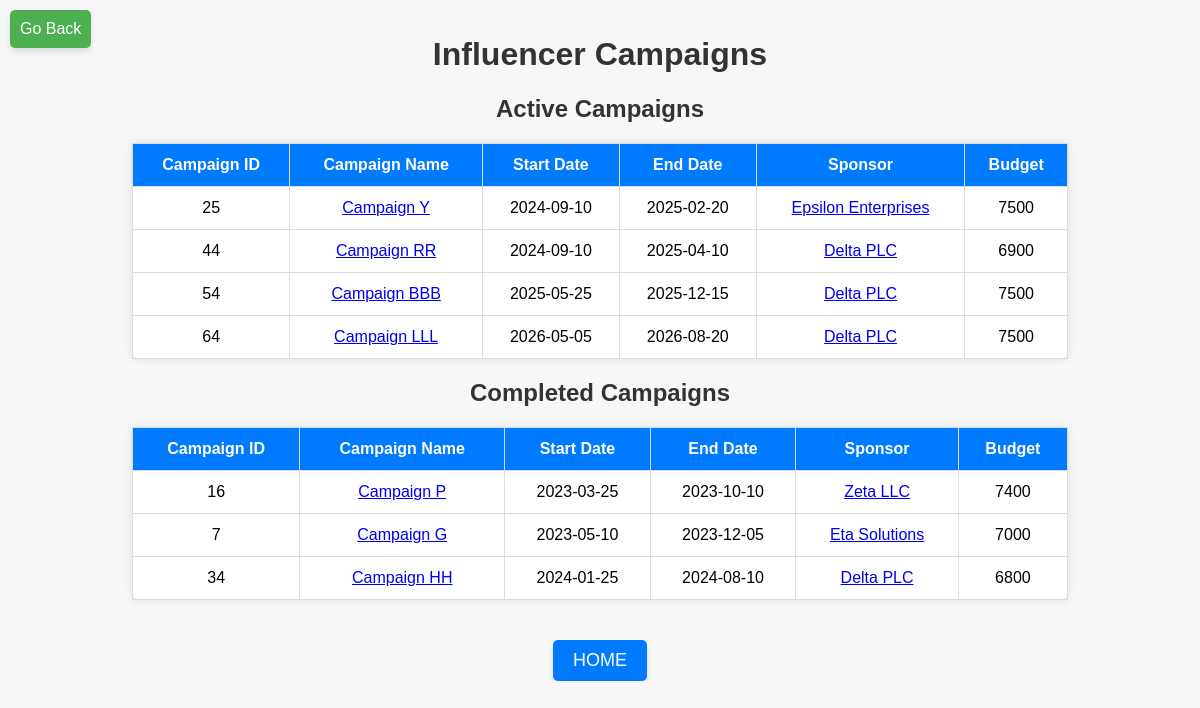
Page /admin/influencer/influencer_campaigns/1/7 (signed in) on the committed database.
### application/models.py (models this page shows)
class Influencer(db.Model):
    InfluencerID = db.Column(db.Integer, primary_key=True, autoincrement=True)
    Name = db.Column(db.String(255), nullable=False)
    Password = db.Column(db.String(255), nullable=False)
    JoiningDate = db.Column(db.Date)
    Email = db.Column(db.String(255), nullable=False)
    PhoneNo = db.Column(db.String(255), nullable=False)
    Followers = db.Column(db.Integer)
    Bio = db.Column(db.String(255))
    Flagged = db.Column(db.Integer,nullable=False,default=0)
    ProfilePicLink=db.Column(db.String(255))
    campaigns = db.relationship('Campaign', back_populates='influencer', cascade='all, delete-orphan')
    ad_negotiations = db.relationship('AdNegotiation', back_populates='influencer', cascade='all, delete-orphan')

class Campaign(db.Model):
    CampaignID = db.Column(db.Integer, primary_key=True, autoincrement=True)
    Name = db.Column(db.String(255), nullable=False)
    Description = db.Column(db.Text)
    StartDate = db.Column(db.Date)
    EndDate = db.Column(db.Date)
    SponsorID = db.Column(db.Integer, db.ForeignKey('sponsor.SponsorID'), nullable=False)
    InfluencerID = db.Column(db.Integer, db.ForeignKey('influencer.InfluencerID'))
    Budget = db.Column(db.Float)
    Goal = db.Column(db.Text)
    Outreach = db.Column(db.Integer)
    Visibility = db.Column(db.Enum('Public', 'Private'))
    Flagged = db.Column(db.Integer,nullable=False,default=0)
    sponsor = db.relationship('Sponsor', back_populates='campaigns')
    influencer = db.relationship('Influencer', back_populates='campaigns')
    ad_requests = db.relationship('AdRequest', back_populates='campaign', cascade='all, delete-orphan')

class Sponsor(db.Model):
    SponsorID = db.Column(db.Integer, primary_key=True, autoincrement=True)
    Name = db.Column(db.String(255), nullable=False)
    Password = db.Column(db.String(255), nullable=False)
    JoiningDate = db.Column(db.Date)
    Brand = db.Column(db.String(255))
    Industry = db.Column(db.String(255))
    Email = db.Column(db.String(255), nullable=False)
    PhoneNo = db.Column(db.String(255), nullable=False)
    BrandDescription = db.Column(db.String(255))
    Address = db.Column(db.String(255))
    Website = db.Column(db.String(255))
    Flagged = db.Column(db.Integer,nullable=False,default=0)
    ProfilePicLink=db.Column(db.String(255))
    campaigns = db.relationship('Campaign', back_populates='sponsor', cascade='all, delete-orphan')

### application/admin_controllers.py (the view)
@app.route('/admin/influencer/influencer_campaigns/<int:admin_ID>/<influencer_ID>',methods=["GET"])
@login_required(role='admin')
def admin_influencer_campaigns(admin_ID,influencer_ID):
    from datetime import datetime
    today=datetime.today()
    active=(db.session.query(Influencer,Sponsor,Campaign)
            .filter(Influencer.InfluencerID==influencer_ID)
            .join(Campaign,Campaign.InfluencerID==Influencer.InfluencerID)
            .join(Sponsor,Campaign.SponsorID==Sponsor.SponsorID)
            .filter(Campaign.EndDate>=today)
            .order_by(Campaign.EndDate)
            .all())
    completed=(db.session.query(Influencer,Sponsor,Campaign)
            .filter(Influencer.InfluencerID==influencer_ID)
            .join(Campaign,Campaign.InfluencerID==Influencer.InfluencerID)
            .join(Sponsor,Campaign.SponsorID==Sponsor.SponsorID)
            .filter(Campaign.EndDate<today)
            .order_by(Campaign.EndDate)
            .all())
    return render_template('Admin_influencer_campaigns.html',admin_ID=admin_ID,active=active,completed=completed,influencer_ID=influencer_ID)

### application/home_controllers.py (called while the page is built)
def login_required(role=None):
    def decorator(f):
        @wraps(f)
        def decorated_function(*args, **kwargs):
            if 'user_id' not in session:
                flash('You need to log in to access this page.')
                return redirect(url_for('login'))
            user_id = None
            if role == 'influencer':
                user_id = kwargs.get('influencer_ID')
            elif role == 'sponsor':
                user_id = kwargs.get('sponsor_ID')
            elif role == 'admin':
                user_id = kwargs.get('admin_ID')
            if role and (session.get('user_type') != role or session.get('user_id') != user_id):
                abort(403)
            return f(*args, **kwargs)
        return decorated_function
    return decorator

### Templates/Admin_influencer_campaigns.html (shortened to what this page needs)
<!DOCTYPE html>
<html>
<head>
</head>
<body>
    <a href="javascript:history.back()" class="go-back">Go Back</a>
    <div class="container">
        <h1>Influencer Campaigns</h1>
        <div>
            <h2>Active Campaigns</h2>
            <table id="active">
                <tr>
                    <th>Campaign ID</th>
                    <th>Campaign Name</th>
                    <th>Start Date</th>
                    <th>End Date</th>
                    <th>Sponsor</th>
                    <th>Budget</th>
                </tr>
                {% for inf,spon,camp in active %}
                <tr>
                    <td>{{ camp.CampaignID }}</td>
                    <td><a href="/admin/campaign/campaign_details/{{ admin_ID }}/{{ camp.CampaignID }}">{{ camp.Name }}</a></td>
                    <td>{{ camp.StartDate }}</td>
                    <td>{{ camp.EndDate }}</td>
                    <td><a href="/admin/sponsor/sponsor_details/{{ admin_ID }}/{{ spon.SponsorID }}">{{ spon.Name }}</a></td>
                    <td>{{ camp.Budget }}</td>
                </tr>
                {% endfor %}
            </table>
        </div>
        <div>
            <h2>Completed Campaigns</h2>
            <table id="completed">
                <tr>
                    <th>Campaign ID</th>
                    <th>Campaign Name</th>
                    <th>Start Date</th>
                    <th>End Date</th>
                    <th>Sponsor</th>
                    <th>Budget</th>
                </tr>
                {% for inf,spon,camp in completed %}
                <tr>
                    <td>{{ camp.CampaignID }}</td>
                    <td><a href="/admin/campaign/campaign_details/{{ admin_ID }}/{{ camp.CampaignID }}">{{ camp.Name }}</a></td>
                    <td>{{ camp.StartDate }}</td>
                    <td>{{ camp.EndDate }}</td>
                    <td><a href="/admin/sponsor/sponsor_details/{{ admin_ID }}/{{ spon.SponsorID }}">{{ spon.Name }}</a></td>
                    <td>{{ camp.Budget }}</td>
                </tr>
                {% endfor %}
            </table>
        </div>
        <a href="/admin/home/{{ admin_ID }}" class="home-link">HOME</a>
    </div>
</body>
</html>

### Templates/Admin_influencer_campaigns.html (style rules this page uses)
body { font-family: Arial, sans-serif; background-color: #f7f7f7; margin: 0; padding: 15px; overflow: hidden; display: flex; flex-direction: column; align-items: center; }
.container { max-height: 90vh; overflow-y: auto; text-align: center; margin: 0 auto; width: 100%; }
h1, h2 { color: #333; }
table { margin: 20px auto; border-collapse: collapse; border: 1px solid #ddd; background-color: #ffffff; border-radius: 8px; box-shadow: 0 0 10px rgba(0, 0, 0, 0.1); width: 80%; }
table th, table td { border: 1px solid #ddd; padding: 12px; text-align: center; }
table th { background-color: #007bff; color: white; }
.home-link { display: inline-block; padding: 10px 20px; background-color: #007bff; color: white; border-radius: 5px; text-decoration: none; transition: background-color 0.3s ease, box-shadow 0.3s ease; box-shadow: 0 4px 6px rgba(0, 0, 0, 0.1); margin-top: 20px; font-size: large; }
.go-back { position: absolute; top: 10px; left: 10px; background-color: #4caf50; color: white; padding: 10px; text-decoration: none; border-radius: 5px; transition: background-color 0.3s ease, box-shadow 0.3s ease; box-shadow: 0 4px 6px rgba(0, 0, 0, 0.1); }

### rows in the picture
Influencer: CampaignID "25", Name "Campaign Y", StartDate "2024-09-10", EndDate "2025-02-20", Name "Epsilon Enterprises", Budget "7500", CampaignID "44", Name "Campaign RR", EndDate "2025-04-10", Name "Delta PLC", Budget "6900", CampaignID "54", Name "Campaign BBB", StartDate "2025-05-25", EndDate "2025-12-15", CampaignID "64", Name "Campaign LLL", StartDate "2026-05-05", EndDate "2026-08-20", CampaignID "16", Name "Campaign P", StartDate "2023-03-25", EndDate "2023-10-10", Name "Zeta LLC", Budget "7400", CampaignID "7", Name "Campaign G", StartDate "2023-05-10", EndDate "2023-12-05", Name "Eta Solutions", Budget "7000", CampaignID "34", Name "Campaign HH", StartDate "2024-01-25", EndDate "2024-08-10", Budget "6800"
